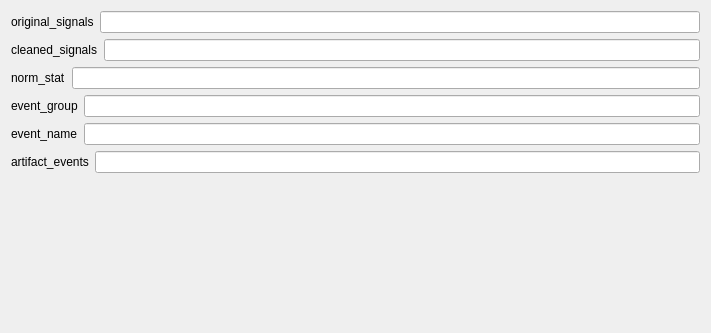
<?xml version="1.0" encoding="UTF-8"?>
<ui version="4.0">
 <class>SpindleDetectorSumoSettingsView</class>
 <widget class="QWidget" name="SpindleDetectorSumoSettingsView">
  <property name="styleSheet">
   <string notr="true">font: 12pt &quot;Roboto&quot;;</string>
  </property>
  <property name="geometry">
   <rect>
    <x>0</x>
    <y>0</y>
    <width>711</width>
    <height>333</height>
   </rect>
  </property>
  <property name="windowTitle">
   <string>Form</string>
  </property>
  <layout class="QVBoxLayout" name="verticalLayout">
   <item>
    <layout class="QHBoxLayout" name="original_signals_horizontalLayout">
     <item>
      <widget class="QLabel" name="original_signals_label">
       <property name="text">
        <string>original_signals</string>
       </property>
      </widget>
     </item>
     <item>
      <widget class="QLineEdit" name="original_signals_lineedit"/>
     </item>
    </layout>
   </item><item>
    <layout class="QHBoxLayout" name="cleaned_signals_horizontalLayout">
     <item>
      <widget class="QLabel" name="cleaned_signals_label">
       <property name="text">
        <string>cleaned_signals</string>
       </property>
      </widget>
     </item>
     <item>
      <widget class="QLineEdit" name="cleaned_signals_lineedit"/>
     </item>
    </layout>
   </item><item>
    <layout class="QHBoxLayout" name="norm_stat_horizontalLayout">
     <item>
      <widget class="QLabel" name="norm_stat_label">
       <property name="text">
        <string>norm_stat</string>
       </property>
      </widget>
     </item>
     <item>
      <widget class="QLineEdit" name="norm_stat_lineedit"/>
     </item>
    </layout>
   </item><item>
    <layout class="QHBoxLayout" name="event_group_horizontalLayout">
     <item>
      <widget class="QLabel" name="event_group_label">
       <property name="text">
        <string>event_group</string>
       </property>
      </widget>
     </item>
     <item>
      <widget class="QLineEdit" name="event_group_lineedit"/>
     </item>
    </layout>
   </item><item>
    <layout class="QHBoxLayout" name="event_name_horizontalLayout">
     <item>
      <widget class="QLabel" name="event_name_label">
       <property name="text">
        <string>event_name</string>
       </property>
      </widget>
     </item>
     <item>
      <widget class="QLineEdit" name="event_name_lineedit"/>
     </item>
    </layout>
   </item><item>
    <layout class="QHBoxLayout" name="artifact_events_horizontalLayout">
     <item>
      <widget class="QLabel" name="artifact_events_label">
       <property name="text">
        <string>artifact_events</string>
       </property>
      </widget>
     </item>
     <item>
      <widget class="QLineEdit" name="artifact_events_lineedit"/>
     </item>
    </layout>
   </item>
   <item>
    <spacer name="verticalSpacer">
     <property name="orientation">
      <enum>Qt::Vertical</enum>
     </property>
     <property name="sizeHint" stdset="0">
      <size>
       <width>20</width>
       <height>40</height>
      </size>
     </property>
    </spacer>
   </item>
  </layout>
 </widget>
 <resources>
  <include location="../../../../snooz-toolbox/src/main/python/ui/themes/themes.qrc"/>
 </resources>
 <connections/>
 </ui>
